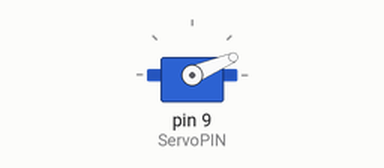
Bench run of a sketch on a simulated Arduino Uno, built with avr-gcc and run on an emulated ATmega328P. Shown: servo.

Above: at 0.05 s.
At 0.95 s:
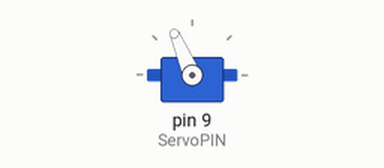
At 1.85 s:
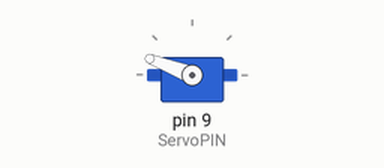
At 3.65 s:
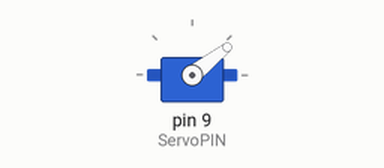
Timing chart, 0 to 8.2 s (numbered marks = the images above):
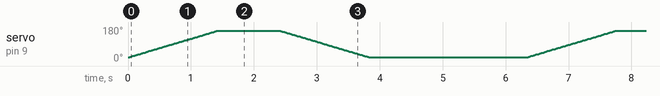

The sketch:

servosweep.ino
```cpp
/* YourDuinoStarter Example: Servo Sweep
 - Moves a Servomotor through a range of positions
 - SEE the comments after "//" on each line below
 - CONNECTIONS:
 - Servo connector plugged on YourDuinoRobo1 port 9
 - If separate wires:
  - Servo Black or Brown to Gnd.
  - Servo Red or Orange (Center wire) to +5V
  - Servo White or Yellow to Signal (Pin 9)
 - V1.02 02/11/13
 Questions: terry@yourduino.com */

/*-----( Import needed libraries )-----*/
#include <Servo.h>  // Comes with Arduino IDE

/*-----( Declare Constants and Pin Numbers )-----*/
#define ServoPIN  9  // Can be changed 3,5,6,9,10,11
#define ServoMIN  20 // Don't go to end of servo travel
#define ServoMAX  160 // which may be 0 to 180.

/*-----( Declare objects )-----*/
Servo myservo;  // create servo object to control a servo
// a maximum of eight servo objects can be created

/*-----( Declare Variables )-----*/
int pos = 0;    // variable to store the servo position


void setup()   /****** SETUP: RUNS ONCE ******/
{
  myservo.attach(ServoPIN);  // attaches the servo on pin 9 to the servo object

}//--(end setup )---


void loop()   /****** LOOP: RUNS CONSTANTLY ******/
{
  for(pos = ServoMIN; pos < ServoMAX; pos += 1)  // goes from 0 degrees to 180 degrees
  {                                  // in steps of 1 degree
    myservo.write(pos);              // tell servo to go to position in variable 'pos'
    delay(10);                       // waits 15ms for the servo to reach the position
  }
  delay(1000);
  for(pos = ServoMAX; pos>=ServoMIN; pos-=1)     // goes from 180 degrees to 0 degrees
  {
    myservo.write(pos);              // tell servo to go to position in variable 'pos'
    delay(10);                       // waits 15ms for the servo to reach the position
  }
  delay(2500);

}//--(end main loop )---

/*-----( Declare User-written Functions )-----*/
//none

//*********( THE END )***********
```
